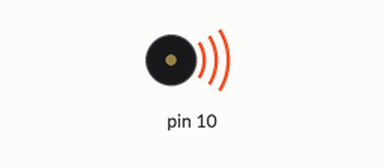
Bench run of a sketch on a simulated Arduino Uno, built with avr-gcc and run on an emulated ATmega328P. On the bench: buzzer (waves = sounding).

Above: at 0.1 s.
At 2.1 s:
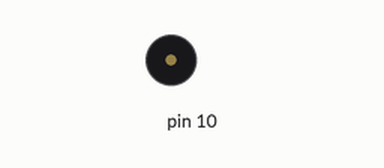
Timing chart, 0 to 3.6 s (numbered marks = the images above):
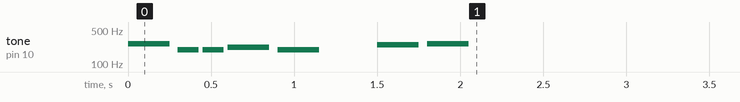

The sketch:

Pratica18_Melodia_buzzer.ino
```cpp
#include "pitches.h"
#define NO_SOUND 0 // Nota que ajudar a fazer as pausas durante as músicas.

// Notas que devem ser tocadas ordenadamente;

int melodia[] ={
  NOTE_C4, NOTE_G3, NOTE_G3, NOTE_A3, NOTE_G3, 0, NOTE_B3, NOTE_C4
};
// Duração das Notas: Colcheia:8; Semínima: 4; Mínima:2; Semibreve:1
int tempoNotas[] ={
    4, 8, 8, 4, 4, 4, 4, 4
};

const int compasso = 1000; // Altera o compasso da música
void setup(){
  //o número 7 indica quantas notas tem a nossa matriz.
  for (int Nota = 0; Nota <8; Nota++){
    //Tempo = compasso dividido pela indicação da matriz tempoNotas.
    int tempo = compasso/tempoNotas[Nota];
    //Toca a nota indicada pela matriz melodia durante o tempo.
    tone(10, melodia[Nota],tempo);
    // Para distinguir as notas adicionamos um tempo entre elas (tempo da nota + 20%).
    delay(tempo*1.2);
  }
}
void loop(){
  //Não é necessária a repetição pois a mesma será feita pelo botão Reset.
}
//Fim de Programa
```
